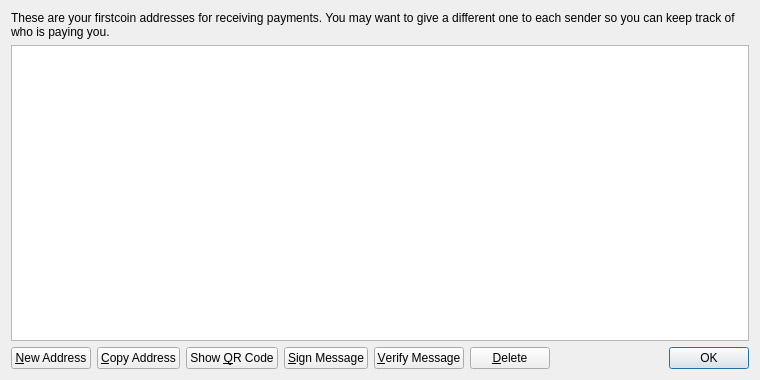
<?xml version="1.0" encoding="UTF-8"?>
<ui version="4.0">
 <class>AddressBookPage</class>
 <widget class="QWidget" name="AddressBookPage">
  <property name="geometry">
   <rect>
    <x>0</x>
    <y>0</y>
    <width>760</width>
    <height>380</height>
   </rect>
  </property>
  <property name="windowTitle">
   <string>Address Book</string>
  </property>
  <layout class="QVBoxLayout" name="verticalLayout">
   <item>
    <widget class="QLabel" name="labelExplanation">
     <property name="text">
      <string>These are your firstcoin addresses for receiving payments. You may want to give a different one to each sender so you can keep track of who is paying you.</string>
     </property>
     <property name="textFormat">
      <enum>Qt::PlainText</enum>
     </property>
     <property name="wordWrap">
      <bool>true</bool>
     </property>
    </widget>
   </item>
   <item>
    <widget class="QTableView" name="tableView">
     <property name="contextMenuPolicy">
      <enum>Qt::CustomContextMenu</enum>
     </property>
     <property name="toolTip">
      <string>Double-click to edit address or label</string>
     </property>
     <property name="tabKeyNavigation">
      <bool>false</bool>
     </property>
     <property name="alternatingRowColors">
      <bool>true</bool>
     </property>
     <property name="selectionMode">
      <enum>QAbstractItemView::SingleSelection</enum>
     </property>
     <property name="selectionBehavior">
      <enum>QAbstractItemView::SelectRows</enum>
     </property>
     <property name="sortingEnabled">
      <bool>true</bool>
     </property>
     <attribute name="verticalHeaderVisible">
      <bool>false</bool>
     </attribute>
    </widget>
   </item>
   <item>
    <layout class="QHBoxLayout" name="horizontalLayout">
     <item>
      <widget class="QPushButton" name="newAddressButton">
       <property name="toolTip">
        <string>Create a new address</string>
       </property>
       <property name="text">
        <string>&amp;New Address</string>
       </property>
       <property name="icon">
        <iconset resource="../bitcoin.qrc">
         <normaloff>:/icons/add</normaloff>:/icons/add</iconset>
       </property>
      </widget>
     </item>
     <item>
      <widget class="QPushButton" name="copyToClipboard">
       <property name="toolTip">
        <string>Copy the currently selected address to the system clipboard</string>
       </property>
       <property name="text">
        <string>&amp;Copy Address</string>
       </property>
       <property name="icon">
        <iconset resource="../bitcoin.qrc">
         <normaloff>:/icons/editcopy</normaloff>:/icons/editcopy</iconset>
       </property>
      </widget>
     </item>
     <item>
      <widget class="QPushButton" name="showQRCode">
       <property name="text">
        <string>Show &amp;QR Code</string>
       </property>
       <property name="icon">
        <iconset resource="../bitcoin.qrc">
         <normaloff>:/icons/qrcode</normaloff>:/icons/qrcode</iconset>
       </property>
      </widget>
     </item>
     <item>
      <widget class="QPushButton" name="signMessage">
       <property name="toolTip">
        <string>Sign a message to prove you own a Bitcoin address</string>
       </property>
       <property name="text">
        <string>&amp;Sign Message</string>
       </property>
       <property name="icon">
        <iconset resource="../bitcoin.qrc">
         <normaloff>:/icons/edit</normaloff>:/icons/edit</iconset>
       </property>
      </widget>
     </item>
     <item>
      <widget class="QPushButton" name="verifyMessage">
       <property name="toolTip">
        <string>Verify a message to ensure it was signed with a specified Bitcoin address</string>
       </property>
       <property name="text">
        <string>&amp;Verify Message</string>
       </property>
       <property name="icon">
        <iconset resource="../bitcoin.qrc">
         <normaloff>:/icons/transaction_0</normaloff>:/icons/transaction_0</iconset>
       </property>
      </widget>
     </item>
     <item>
      <widget class="QPushButton" name="deleteButton">
       <property name="toolTip">
        <string>Delete the currently selected address from the list. Only sending addresses can be deleted.</string>
       </property>
       <property name="text">
        <string>&amp;Delete</string>
       </property>
       <property name="icon">
        <iconset resource="../bitcoin.qrc">
         <normaloff>:/icons/remove</normaloff>:/icons/remove</iconset>
       </property>
      </widget>
     </item>
     <item>
      <spacer name="horizontalSpacer">
       <property name="orientation">
        <enum>Qt::Horizontal</enum>
       </property>
       <property name="sizeHint" stdset="0">
        <size>
         <width>40</width>
         <height>20</height>
        </size>
       </property>
      </spacer>
     </item>
     <item>
      <widget class="QDialogButtonBox" name="buttonBox">
       <property name="sizePolicy">
        <sizepolicy hsizetype="Maximum" vsizetype="Fixed">
         <horstretch>0</horstretch>
         <verstretch>0</verstretch>
        </sizepolicy>
       </property>
       <property name="standardButtons">
        <set>QDialogButtonBox::Ok</set>
       </property>
      </widget>
     </item>
    </layout>
   </item>
  </layout>
 </widget>
 <resources>
  <include location="../bitcoin.qrc"/>
 </resources>
 <connections/>
</ui>
